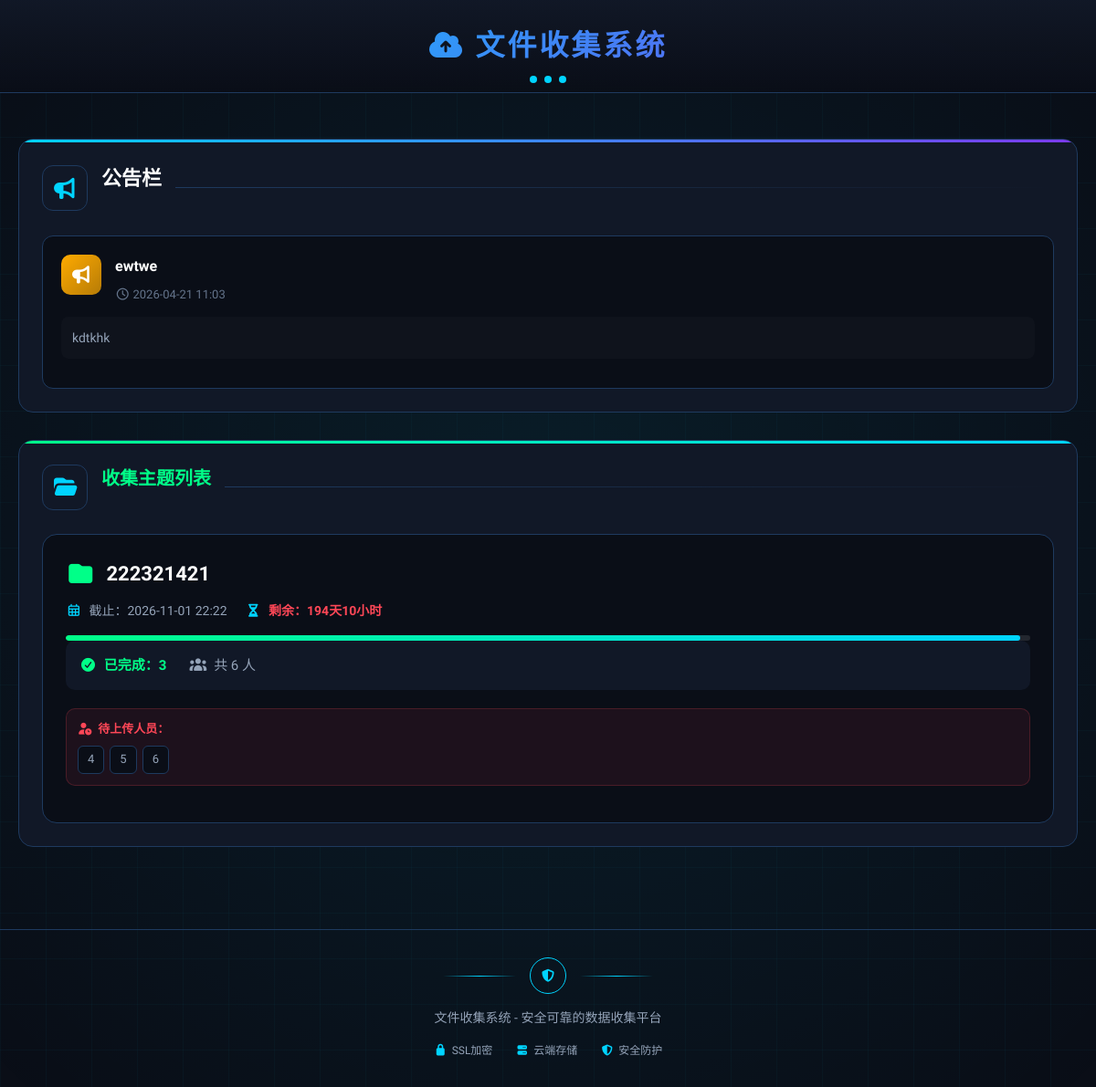
Before: / with the older database file.
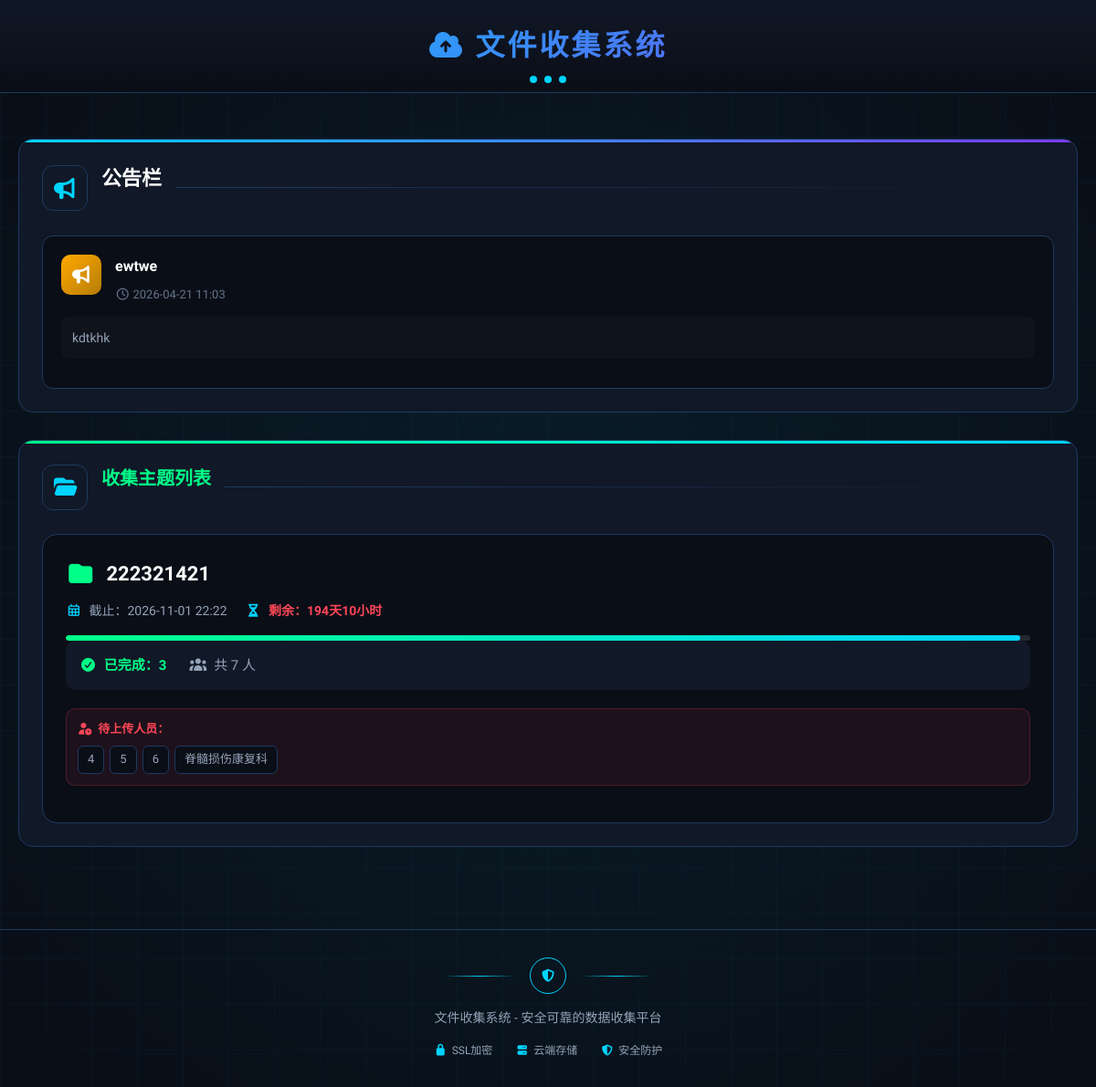
After: the same page with the newer database file.
### models.py (models this page shows)
class Announcement(db.Model):
    id = db.Column(db.Integer, primary_key=True)
    title = db.Column(db.String(200), nullable=False)
    content = db.Column(db.Text, nullable=True)
    created_at = db.Column(db.DateTime, default=datetime.utcnow)
    updated_at = db.Column(db.DateTime, default=datetime.utcnow, onupdate=datetime.utcnow)
    attachments = db.relationship('AnnouncementAttachment', backref='announcement', lazy=True, cascade='all, delete-orphan')

class CollectionTheme(db.Model):
    id = db.Column(db.Integer, primary_key=True)
    title = db.Column(db.String(200), nullable=False)
    description = db.Column(db.Text)
    announcement = db.Column(db.Text)
    deadline = db.Column(db.DateTime, nullable=False)
    created_at = db.Column(db.DateTime, default=datetime.utcnow)
    is_active = db.Column(db.Boolean, default=True)
    collector_name = db.Column(db.String(100))
    collection_objects = db.relationship('CollectionObject', backref='theme', lazy=True, cascade='all, delete-orphan')
    attachments = db.relationship('ThemeAttachment', backref='theme', lazy=True, cascade='all, delete-orphan')

class CollectionObject(db.Model):
    id = db.Column(db.Integer, primary_key=True)
    name = db.Column(db.String(100), nullable=False)
    theme_id = db.Column(db.Integer, db.ForeignKey('collection_theme.id'), nullable=False)
    is_completed = db.Column(db.Boolean, default=False)
    completed_at = db.Column(db.DateTime)
    attachments = db.relationship('Attachment', backref='collection_object', lazy=True, cascade='all, delete-orphan')

### routes.py (the view)
    @app.route('/')
    def index():
        announcements = Announcement.query.order_by(Announcement.created_at.desc()).all()
        themes = CollectionTheme.query.filter_by(is_active=True).order_by(CollectionTheme.created_at.desc()).all()
        return render_template('index.html', announcements=announcements, themes=themes)

### app/templates/index.html (shortened to what this page needs)
{% extends "base.html" %}
{% block content %}
<div class="container">
    {% if announcements %}
    <section class="announcement-section homepage-announcement">
        <div class="section-header-tech">
            <div class="tech-icon"><i class="fas fa-bullhorn"></i></div>
            <h2>公告栏</h2>
            <div class="tech-line"></div>
        </div>
        <div class="announcements-grid">
            {% for announcement in announcements %}
            <div class="announcement-card">
                <div class="announcement-card-header">
                    <div class="announcement-icon-wrap">
                        <i class="fas fa-bullhorn"></i>
                    </div>
                    <div class="announcement-title-area">
                        <h3>{{ announcement.title }}</h3>
                        <span class="announcement-date"><i class="far fa-clock"></i> {{ announcement.created_at.strftime('%Y-%m-%d %H:%M') }}</span>
                    </div>
                </div>
                {% if announcement.content %}
                <div class="announcement-card-content">
                    <p>{{ announcement.content }}</p>
                </div>
                {% endif %}
            </div>
            {% endfor %}
        </div>
    </section>
    {% endif %}
    <section class="themes-section">
        <div class="section-header-tech">
            <div class="tech-icon"><i class="fas fa-folder-open"></i></div>
            <h2>收集主题列表</h2>
            <div class="tech-line"></div>
        </div>
        {% if themes %}
        <div class="themes-grid">
            {% for theme in themes %}
            <a href="{{ url_for('theme_detail', theme_id=theme.id) }}" class="theme-card theme-link">
                <div class="theme-card-content">
                    <h3><i class="fas fa-folder"></i> {{ theme.title }}</h3>
                    <div class="theme-meta">
                        <span><i class="far fa-calendar-alt"></i> 截止：{{ theme.deadline.strftime('%Y-%m-%d %H:%M') }}</span>
                        <span class="time-remaining"><i class="fas fa-hourglass-half"></i> 剩余：{{ theme.deadline|time_remaining }}</span>
                    </div>
                    <div class="time-progress-bar">
                        <div class="time-progress-fill " style="width: {% if theme.deadline|time_remaining == '已截止' %}100{% else %}{{ theme.deadline|time_progress(theme.created_at) }}{% endif %}%;"></div>
                    </div>
                    <div class="theme-stats">
                        <span class="completed-count"><i class="fas fa-check-circle"></i> 已完成：{{ theme.collection_objects|selectattr('is_completed')|list|length }}</span>
                        <span class="total-count"><i class="fas fa-users"></i> 共 {{ theme.collection_objects|length }} 人</span>
                    </div>
                    {% set incomplete_objs = theme.collection_objects|selectattr('is_completed', 'equalto', False)|list %}
                    {% if incomplete_objs %}
                    <div class="theme-incomplete-names">
                        <div class="incomplete-label"><i class="fas fa-user-clock"></i> 待上传人员：</div>
                        <div class="incomplete-items">
                            {% for obj in incomplete_objs %}
                            <span class="incomplete-tag">{{ obj.name }}</span>
                            {% endfor %}
                        </div>
                    </div>
                    {% endif %}
                </div>
            </a>
            {% endfor %}
        </div>
        {% else %}
        <div class="empty-state">
            <div class="empty-icon"><i class="fas fa-inbox"></i></div>
            <p>暂无收集主题</p>
            <span>等待管理员创建收集主题</span>
        </div>
        {% endif %}
    </section>
</div>
{% endblock %}

### app/templates/base.html (shortened to what this page needs)
<!DOCTYPE html>
<html lang="zh-CN">
<head>
    <link rel="stylesheet" href="{{ url_for('static', filename='css/style.css') }}">
    <link rel="stylesheet" href="{{ url_for('static', filename='css/all.min.css') }}">
</head>
<body>
    <header>
        <div class="header-bg">
        </div>
        <h1><i class="fas fa-cloud-upload-alt"></i> 文件收集系统</h1>
        <div class="header-decoration">
            <span class="deco-dot"></span>
            <span class="deco-dot"></span>
            <span class="deco-dot"></span>
        </div>
    </header>
    <main>
        {% block content %}{% endblock %}
    </main>
    <footer>
        <div class="footer-decoration">
            <div class="footer-line"></div>
            <div class="footer-icon"><i class="fas fa-shield-alt"></i></div>
            <div class="footer-line"></div>
        </div>
        <p>文件收集系统 - 安全可靠的数据收集平台</p>
        <div class="footer-tech">
            <span><i class="fas fa-lock"></i> SSL加密</span>
            <span><i class="fas fa-server"></i> 云端存储</span>
            <span><i class="fas fa-shield-alt"></i> 安全防护</span>
        </div>
    </footer>
</body>
</html>

Changed rows visible on the page:
computed for CollectionTheme "194天10小时": collection_objects|length "6" → "7"
added CollectionObject: name "脊髓损伤康复科"
